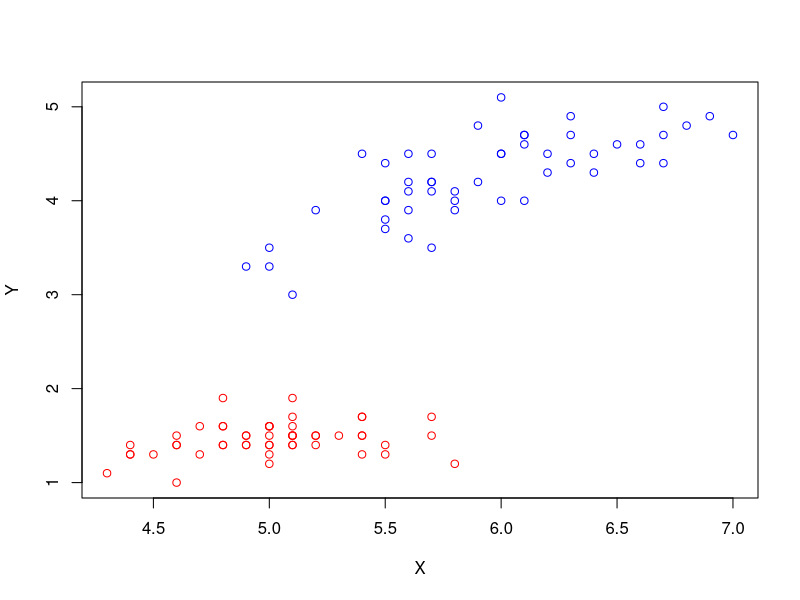
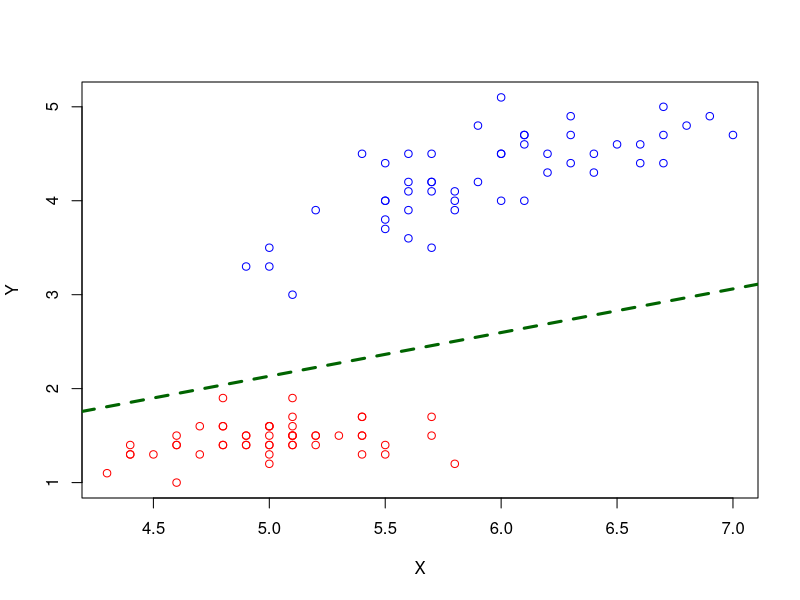

Write R code to recreate these figures, in order.
## ---- chunk 1
knitr::opts_chunk$set(echo = TRUE)
## ---- chunk 2
# load data 
rm(list = ls())
data(iris)
## ---- chunk 3
# checking the data structure
iris
## ---- chunk 4
# sepal and petal length 
irissubdf <- iris[1:100, c(1, 3, 5)]
names(irissubdf) <- c("sepal", "petal", "species")
irissubdf
## ---- chunk 5
# setosa and versicolor data
g1_x = irissubdf[1:50,1]
g1_y = irissubdf[1:50,2]
g2_x = irissubdf[51:100,1]
g2_y = irissubdf[51:100,2]
g_x = c(g1_x, g2_x)
g_y = c(g1_y, g2_y)
N = 50
group = c(rep(-1,N), rep(1,N))
## ---- chunk 6
# scatter plot
print(g_x)
print(g_y)
print(group)
plot(g_x, g_y, type='n', xlab='X', ylab='Y')
points(g1_x, g1_y, col='red')
points(g2_x, g2_y, col='blue')
## ---- chunk 7
# parameter initialization
θ0 = 0.1 # initial weitht
θ1 = 0.2 # initial weight
θ2 = 0.3 # initial weitht

M = 15            # number of epochs to run
eta = 0.005       # learning rate
th = 0.9          # threshold to stop
verbose = F   # whether detailed weight update info is printed
## ---- chunk 8
for (i in 1:M){
  print(paste('Epoch starts: ', i))
  
  ## We reshuffle the order of the datapoint for each epoch.
  index = 1:(2*N)
  index = sample(index)
  
  for (j in index){
    y_j = θ0 + θ1*g_x[j] + θ2*g_y[j]
    if (y_j >= 0){
      pred_j = 1
    }else{
      pred_j = -1}
    
    θ0 = θ0 + eta*(group[j] - pred_j)*1.0
    θ1 = θ1 + eta*(group[j] - pred_j)*g_x[j]
    θ2 = θ2 + eta*(group[j] - pred_j)*g_y[j]
    if (verbose == T){
      print(paste('  -> updating data point ', j, ' : '))
      print(paste('     -> θ0: ' ,θ0))
      print(paste('     -> θ0: ' ,θ1))
      print(paste('     -> θ0: ' ,θ2))
    }
  }  
  y_all = θ0 + θ1*g_x + θ2*g_y
  y_pred = y_all
  y_pred[y_all >= 0] = 1
  y_pred[y_all< 0] = -1
  
  acc = sum(y_pred == group)/length(group)
  print(paste('Epoch ends: ', i, ' WITH accuracy: ', acc))
  if (acc >= th){
    break
  }
}        
y_all = θ0 + θ1*g_x + θ2*g_y
print(y_all)
## ---- chunk 9
# prediction
y_pred = y_all
y_pred[y_all >= 0] = 1
y_pred[y_all< 0] = -1

print(y_pred)
## ---- chunk 10
# accuracy and dividing line
acc = sum(y_pred == group)/length(group)
print(acc)
plot(g_x, g_y, type='n', xlab='X', ylab='Y')
points(g1_x, g1_y, col='red')
points(g2_x, g2_y, col='blue')
abline(a = -1.0*θ0/θ2, b = -1.0*θ1/θ2, col='dark green', lwd=3, lty=2)
## ---- chunk 11

